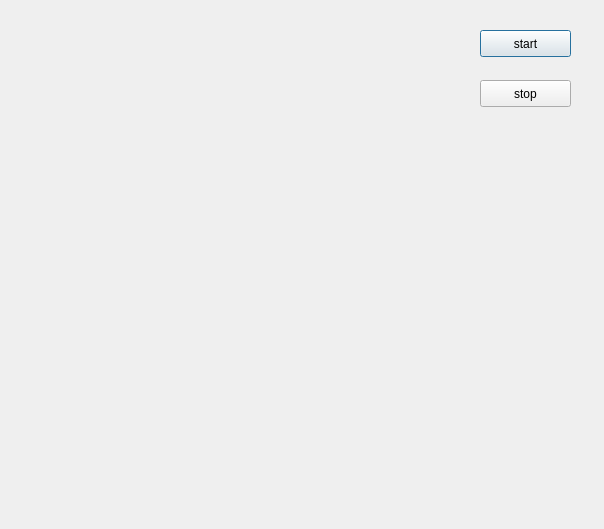
<?xml version="1.0" encoding="UTF-8"?>
<ui version="4.0">
 <class>Dialog</class>
 <widget class="QDialog" name="Dialog">
  <property name="geometry">
   <rect>
    <x>0</x>
    <y>0</y>
    <width>604</width>
    <height>529</height>
   </rect>
  </property>
  <property name="windowTitle">
   <string>Dialog</string>
  </property>
  <widget class="QPushButton" name="btStart">
   <property name="geometry">
    <rect>
     <x>480</x>
     <y>30</y>
     <width>91</width>
     <height>27</height>
    </rect>
   </property>
   <property name="text">
    <string>start</string>
   </property>
  </widget>
  <widget class="QPushButton" name="btStop">
   <property name="geometry">
    <rect>
     <x>480</x>
     <y>80</y>
     <width>91</width>
     <height>27</height>
    </rect>
   </property>
   <property name="text">
    <string>stop</string>
   </property>
  </widget>
 </widget>
 <layoutdefault spacing="6" margin="11"/>
 <resources/>
 <connections/>
</ui>
